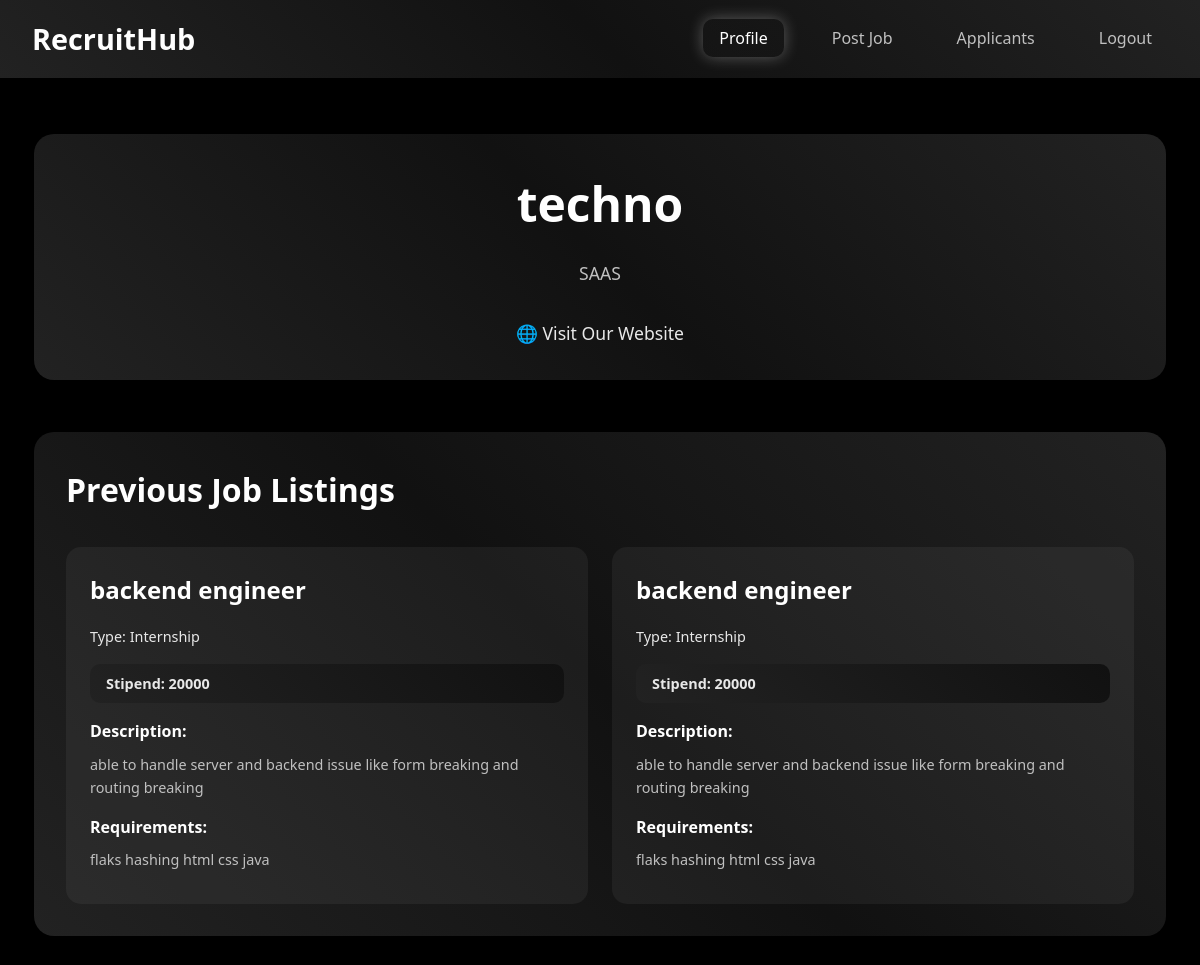
Screenshot of /STARTUP (signed in) with the database file from the repository.
### Models.py (models this page shows)
class CompanyProfile(db.Model):
    __tablename__ = "company_profile"
    id = db.Column(db.Integer, primary_key=True)
    company_name = db.Column(db.String(200), nullable=False)
    comp_password = db.Column(db.String(256), nullable=False)
    description = db.Column(db.String(200))  # 200 characters
    website = db.Column(db.String(200))
    job_listings = db.relationship("JobListing", backref="company", lazy=True)

class JobListing(db.Model):
    __tablename__ = "job_listing"
    id = db.Column(db.Integer, primary_key=True)
    company_id = db.Column(db.Integer, db.ForeignKey("company_profile.id"), nullable=False)
    title = db.Column(db.String(200), nullable=False)
    description = db.Column(db.Text, nullable=False)
    job_type = db.Column(db.String(50))  # Internship / Project
    stipend = db.Column(db.String(100))
    requirements = db.Column(db.String(300))
    company_name = db.Column(db.String(200))

### app.py (the view, shortened to what this page needs)
@app.route('/STARTUP', methods=["POST", "GET"])
def index():
    company_id = session.get('company_id')
    if not company_id:
        return redirect(url_for('login_company'))
    company = CompanyProfile.query.get(company_id)
    if not company:
        session.clear()
        return redirect(url_for('login_company'))
    if request.method == "GET":
        job_listings = JobListing.query.filter_by(company_id=company.id).all()
        students = StudentProfile.query.all()
        return render_template('index_startup.html', company=company, jobs=job_listings, students=students)

### templates/index_startup.html (shortened to what this page needs)
<!DOCTYPE html>
<html lang="en">
<head>
    <link rel="stylesheet" href="{{ url_for('static', filename='styles_startup.css') }}">
</head>
<body>
<nav class="navbar">
    <div class="nav-container">
        <div class="logo">RecruitHub</div>
        <ul class="nav-links">
            <li><a href="#" class="nav-link active" data-page="profile">Profile</a></li>
            <li><a href="#" class="nav-link" data-page="jobs">Post Job</a></li>
            <li><a href="#" class="nav-link" data-page="applicants">Applicants</a></li>
            <li><a href="{{ url_for('logout') }}" class="nav-link logout">Logout</a></li>
        </ul>
    </div>
</nav>
<div class="main-container">
    <div id="profile-page" class="page">
        <div class="company-header card">
            <div class="card-inner">
                <h1>{{ company.company_name }}</h1>
                <p class="company-description">{{ company.description }}</p>
                <a href="{{ company.website }}" target="_blank" class="website-link">
                    🌐 Visit Our Website
                </a>
            </div>
        </div>
        <div class="card">
            <div class="card-inner">
                <h2>Previous Job Listings</h2>
                <div class="job-grid" id="previous-jobs">
                    {% if jobs %}
                        {% for job in jobs %}
                        <div class="job-card">
                            <h3>{{ job.title }}</h3>
                            <p class="job-type">Type: {{ job.job_type }}</p>
                            <p class="stipend">Stipend: {{ job.stipend }}</p>
                            <div class="job-description">
                                <h4>Description:</h4>
                                <p>{{ job.description }}</p>
                            </div>
                            <div class="job-requirements">
                                <h4>Requirements:</h4>
                                <p>{{ job.requirements }}</p>
                            </div>
                        </div>
                        {% endfor %}
                    {% else %}
                        <div class="no-jobs-message">
                            <h3>No Jobs Posted Yet</h3>
                            <p>Click on "Post Job" to create your first job listing.</p>
                        </div>
                    {% endif %}
                </div>
            </div>
        </div>
    </div>
</div>
</body>
</html>

### static/styles_startup.css (style rules this page uses)
:root { --bg-black: #000000; --silver-light: #e8e8e8; --silver-dark: #a0a0a0; --gradient-border: linear-gradient(45deg, #222222, #111111, #222222); --gradient-hover: linear-gradient(45deg, #222222, #1a1a1a, #222222); --text-primary: #ffffff; --text-secondary: #c0c0c0; --border-radius: 20px; --glow-color: rgba(255, 255, 255, 0.3); }
* { margin: 0; padding: 0; box-sizing: border-box; }
body { background: var(--bg-black); color: var(--text-primary); font-family: 'Segoe UI', Tahoma, Geneva, Verdana, sans-serif; line-height: 1.6; min-height: 100vh; }
.navbar { position: fixed; top: 0; width: 100%; background: rgba(0, 0, 0, 0.95); backdrop-filter: blur(10px); z-index: 1000; padding: 1rem 2rem; border-bottom: 2px solid transparent; background-image: var(--gradient-border); background-clip: padding-box; }
.nav-container { display: flex; justify-content: space-between; align-items: center; max-width: 1200px; margin: 0 auto; }
.logo { font-size: 1.8rem; font-weight: bold; color: #fff; background: none; -webkit-background-clip: initial; -webkit-text-fill-color: initial; background-clip: initial; }
.nav-links { display: flex; gap: 2rem; list-style: none; }
.nav-links a { color: var(--text-secondary); text-decoration: none; padding: 0.5rem 1rem; border-radius: 10px; transition: all 0.3s ease; position: relative; }
.nav-links a:hover, .nav-links a.active { color: var(--text-primary); background: linear-gradient(45deg, rgba(34,34,34,0.1), rgba(17,17,17,0.1)); box-shadow: 0 0 15px var(--glow-color); }
.main-container { margin-top: 100px; padding: 2rem; max-width: 1200px; margin-left: auto; margin-right: auto; }
.card { background: var(--bg-black); border: 2px solid transparent; background-image: var(--gradient-border); background-origin: border-box; background-clip: content-box, border-box; border-radius: var(--border-radius); padding: 2rem; margin-bottom: 2rem; transition: all 0.3s ease; position: relative; }
.card::before { content: ''; position: absolute; inset: 0; padding: 2px; background: var(--gradient-border); border-radius: var(--border-radius); mask-composite: exclude; -webkit-mask-composite: xor; }
.card-inner { position: relative; z-index: 1; }
h1 { font-size: 3rem; font-weight: bold; margin-bottom: 1rem; background: linear-gradient(45deg, #222222, #111111); -webkit-background-clip: text; -webkit-text-fill-color: transparent; background-clip: text; }
h2 { font-size: 2rem; margin-bottom: 1rem; color: var(--text-primary); }
h3 { font-size: 1.5rem; margin-bottom: 0.5rem; color: var(--silver-light); }
p { color: var(--text-secondary); margin-bottom: 1rem; }
.job-grid { display: grid; grid-template-columns: repeat(auto-fit, minmax(300px, 1fr)); gap: 1.5rem; margin-top: 2rem; }
.job-card { background: rgba(255, 255, 255, 0.05); border-radius: 15px; padding: 1.5rem; transition: all 0.3s ease; }
.job-card h3 { color: var(--text-primary); margin-bottom: 0.5rem; }
.job-card .job-type, .job-card .stipend { color: var(--silver-light); font-size: 0.9rem; margin-bottom: 1rem; }
.job-card .job-description, .job-card .job-requirements { margin-top: 1rem; }
.job-card h4 { color: var(--text-primary); margin-bottom: 0.5rem; font-size: 1rem; }
.job-card p { color: var(--text-secondary); font-size: 0.9rem; margin-bottom: 0.5rem; }
.company-header { text-align: center; margin-bottom: 3rem; }
.company-description { font-size: 1.1rem; max-width: 600px; margin: 0 auto 2rem; }
.website-link { color: var(--silver-light); text-decoration: none; font-size: 1.1rem; transition: all 0.3s ease; }
.job-card h3 { color: var(--text-primary); margin-bottom: 1rem; }
.stipend { background: linear-gradient(45deg, #222222, #111111); padding: 0.5rem 1rem; border-radius: 10px; font-weight: bold; color: var(--silver-light); }
.company-header .card-inner h1 { color: #fff; background: none; -webkit-background-clip: initial; -webkit-text-fill-color: initial; background-clip: initial; }

### rows the page displays
CompanyProfile: company_name "techno", description "SAAS"
JobListing: title "backend engineer", job_type "Internship", stipend "20000", description "able to handle server and backend issue like form breaking and routing breaking", requirements "flaks hashing html css java"
JobListing: title "backend engineer", job_type "Internship", stipend "20000", description "able to handle server and backend issue like form breaking and routing breaking", requirements "flaks hashing html css java"
